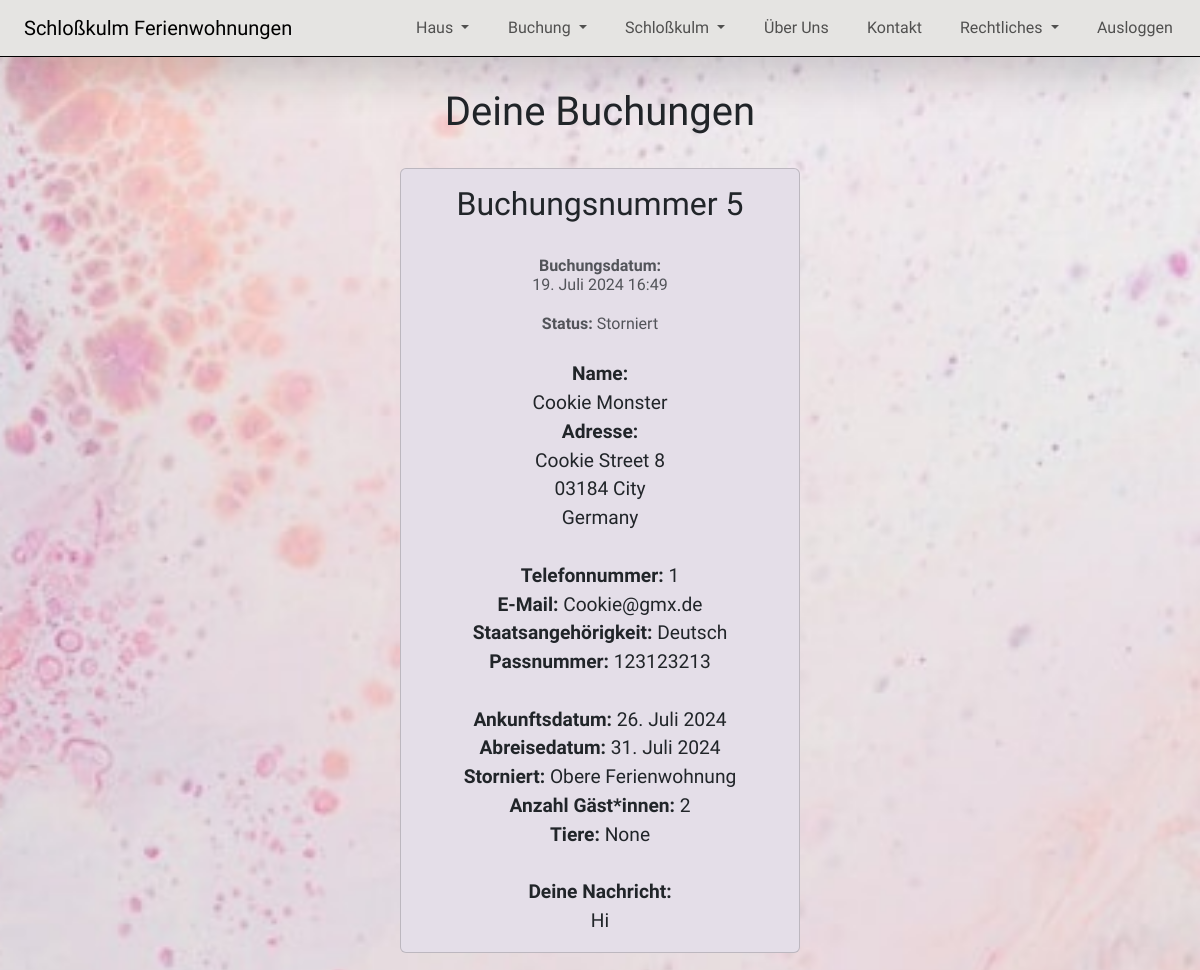
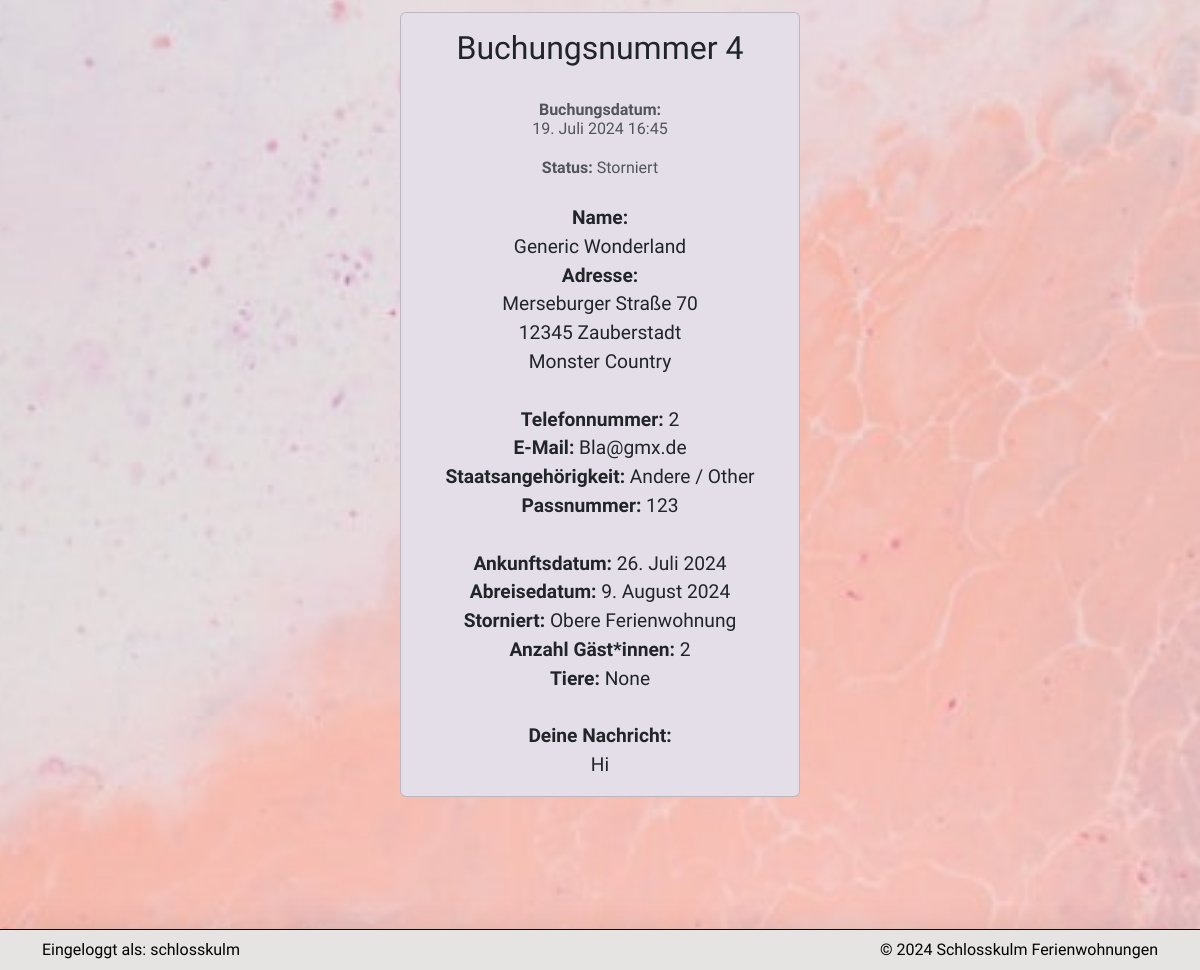
Page /buchung/deine-buchungen/ (signed in) on the committed database (2 pictures, top to bottom).
### home/models.py (models this page shows, shortened)
class Booking(models.Model):
    user = models.ForeignKey(User, on_delete=models.RESTRICT,
                             related_name="user_name", default='1')
    booking_date = models.DateTimeField(default=now)
    status = (
        ('Angefragt', 'Angefragt'),
        ('Bestätigt', 'Bestätigt'),
        ('Storniert', 'Storniert'),
    )
    booking_status = models.CharField(choices=status, blank=True, null=True,
                                      max_length=100, default='Angefragt')
    first_name = models.CharField(max_length=100)
    last_name = models.CharField(max_length=100)
    birth_date = models.DateField()
    email = models.EmailField(max_length=100)
    phone_number = models.BigIntegerField()
    address = models.CharField(max_length=100)
    zip_code = models.CharField(max_length=100)
    city = models.CharField(max_length=100)
    country = models.CharField(max_length=100)
    booking_object = (
        ('Obere Ferienwohnung', 'Obere Ferienwohnung'),
        ('Untere Ferienwohnung', 'Untere Ferienwohnung'),
        ('Gesamtes Haus', 'Gesamtes Haus'),
    )
    booking_item = models.CharField(choices=booking_object, max_length=100)
    arrival_date = models.DateField()
    departure_date = models.DateField()
    guest_number = (
        ('1', '1'),
        ('2', '2'),
        ('3', '3'),
        ('4', '4'),
        ('5', '5'),
        ('6', '6'),
        ('7', '7'),
        ('8', '8'),
        ('9', '9'),
        ('10', '10'),
        ('11', '11'),
        ('12', '12'),
        ('13', '13'),
        ('14', '14'),
        ('15', '15'),
    )
    amount_guests = models.CharField(choices=guest_number, max_length=100)
    guest_nationality = (
        ('Deutsch', 'Deutsch'),
        ('Andere / Other', 'Andere / Other'),
    )
    nationality = models.CharField(choices=guest_nationality, max_length=100)
    passport_number = models.CharField(max_length=100, blank=True, null=True)
    animals = models.BooleanField(blank=True, null=True)
    message = models.TextField(max_length=4000)
    class Meta:
        ordering = ['-id']

### home/views.py (the view)
# urls.py: path('deine-buchungen/', views.BookingList.as_view(), name='deine-buchungen'),
class BookingList(generic.ListView):
    model = Booking
    template_name = "home/deine-buchungen.html"
    def get_queryset(self):
        if self.request.user.is_authenticated:
            return Booking.objects.filter(user=self.request.user)

### home/context_processors.py (called while the page is built)
def booking_exists(request):
    if request.user.is_authenticated:
        has_booking = Booking.objects.filter(user=request.user).exists()
    else:
        has_booking = False
    return {
        'booking_exists': has_booking
    }

### home/templates/home/deine-buchungen.html (shortened to what this page needs)
{% extends "base.html" %}
{% block content %}
<h1>Deine Buchungen</h1>
{% if user.is_authenticated and booking_exists %}
{% for booking in object_list %}
<div class="card mx-auto card-style">
  <div class="card-body">
      <h2 class="card-title">Buchungsnummer {{booking.id}}</h2><br>
      <h6 class="card-subtitle mb-2 text-body-secondary">
          <b>Buchungsdatum:</b><br>{{booking.booking_date}}<br><br>
          <b>Status:</b> {{booking.booking_status}}<br><br>
      </h6>
      <p class="card-text">
          <b>Name:</b><br>
          {{booking.first_name}} {{booking.last_name}}<br>
          <b>Adresse:</b><br>
          {{booking.address}}<br>
          {{booking.zip_code}} {{booking.city}}<br>
          {{booking.country}}<br><br>
          <b>Telefonnummer:</b> {{booking.phone_number}}<br>
          <b>E-Mail:</b> {{booking.email}}<br>
          <b>Staatsangehörigkeit:</b> {{booking.nationality}}<br>
          <b>Passnummer:</b> {{booking.passport_number}}<br><br>
          <b>Ankunftsdatum:</b> {{booking.arrival_date}}<br>
          <b>Abreisedatum:</b> {{booking.departure_date}}<br>
          <b>{{booking.booking_status}}:</b> {{booking.booking_item}}<br>
          <b>Anzahl Gäst*innen:</b> {{booking.amount_guests}}<br>
          <b>Tiere:</b> {{booking.animals}}<br><br>
          <b>Deine Nachricht:</b><br>
          {{booking.message}}<br>
      </p>
    </div>
</div>
<br>
{% endfor %}
{% else %}
{% include "not-authorized-modal.html" %}
{% endif %}
{% endblock %}

### templates/base.html (shortened to what this page needs)
{% load static %}
{% url 'account_login' as login_url %}
{% url 'account_signup' as signup_url %}
{% url 'account_logout' as logout_url %}
<!DOCTYPE html>
<html lang="de">
<head>
  <link href="https://cdn.jsdelivr.net/npm/bootstrap@5.3.3/dist/css/bootstrap.min.css" rel="stylesheet"
>
  <link href="https://cdn.jsdelivr.net/npm/bootstrap-icons@1.10.4/font/bootstrap-icons.css" rel="stylesheet">
  <link rel="stylesheet" href="{% static 'css/style.css' %}">
</head>
<body class="padding-bottom">
  <header>
    <nav class="navbar navbar-expand-lg navbar-light fixed-top shadow-lg px-2">
      <a class="navbar-brand nav-margin" href="{% url 'start-seite' %}">Schloßkulm Ferienwohnungen</a>
      <div class="collapse navbar-collapse justify-content-end" id="navbarNavDropdown">
        <ul class="navbar-nav">
          <li class="nav-item dropdown">
            <a class="nav-link dropdown-toggle hvr-bounce-in margin-left-right" href="#" id="navbarDropdownMenuLink1"
              data-bs-toggle="dropdown" aria-haspopup="true" aria-expanded="false" aria-current="page">
              Haus
            </a>
          </li>
          {% if user.is_authenticated and not user.is_superuser and booking_exists %}
          <li class="nav-item dropdown">
            <a class="nav-link dropdown-toggle hvr-bounce-in margin-left-right" href="#" id="navbarDropdownMenuLink3"
              data-bs-toggle="dropdown" aria-haspopup="true" aria-expanded="false" aria-current="page">
              Buchung
            </a>
            <div class="dropdown-menu" aria-labelledby="navbarDropdownMenuLink3">
              <a class="dropdown-item" href="{% url 'buchung' %}" aria-current="page">Buchungsformular</a>
              <a class="dropdown-item" href="{% url 'deine-buchungen' %}" aria-current="page">Deine Buchungen</a>
            </div>
          </li>
          {% elif user.is_authenticated and user.is_superuser %}
          <li class="nav-item dropdown">
            <a class="nav-link dropdown-toggle hvr-bounce-in margin-left-right" href="#" id="navbarDropdownMenuLink3"
              data-bs-toggle="dropdown" aria-haspopup="true" aria-expanded="false" aria-current="page">
              Buchung
            </a>
          </li>
          {% else %}
          <li class="nav-item">
            <a class="nav-link hvr-bounce-in margin-left-right"
              href="{% url 'account_login' %}?next={% url 'buchung' %}" aria-current="page">Buchung</a>
          </li>
          {% endif %}
          <li class="nav-item dropdown">
            <a class="nav-link dropdown-toggle hvr-bounce-in margin-left-right" href="#" id="navbarDropdownMenuLink2"
              data-bs-toggle="dropdown" aria-haspopup="true" aria-expanded="false" aria-current="page">
              Schloßkulm
            </a>
          </li>
          <li class="nav-item">
            <a class="nav-link hvr-bounce-in margin-left-right" href="{% url 'ueber-uns' %}" aria-current="page">Über
              Uns</a>
          </li>
          <li class="nav-item">
            <a class="nav-link hvr-bounce-in margin-left-right" href="{% url 'kontakt' %}"
              aria-current="page">Kontakt</a>
          </li>
          <li class="nav-item dropdown">
            <a class="nav-link dropdown-toggle hvr-bounce-in margin-left-right" href="#" id="navbarDropdownMenuLink5"
              data-bs-toggle="dropdown" aria-haspopup="true" aria-expanded="false" aria-current="page">
              Rechtliches
            </a>
          </li>
          {% if user.is_authenticated %}
          <li class="nav-item">
            <a class="nav-link hvr-bounce-in margin-left-right {% if request.path == logout.url %}active{% endif %}"
              aria-current="page" href="{% url 'account_logout' %}">Ausloggen</a>
          </li>
          {% endif %}
        </ul>
      </div>
    </nav>
  </header>
  <main>
    <div class="container-fluid text-center">
      {% block content %}{% endblock content %}
    </div>
  </main>
  <footer class="fixed-bottom p-2 shadow-lg">
    <div class="container">
      <div class="row">
        {% if user.is_authenticated %}
        <div class="col-sm-6 footer-font-size">
          Eingeloggt als: {{ user.username }}
        </div>
        {% endif %}
        <div class="col-sm-6 d-flex justify-content-end footer-font-size">
          ©&nbsp;<span id="copyright"></span>&nbsp;Schlosskulm Ferienwohnungen
        </div>
      </div>
    </div>
  </footer>
</body>
</html>

### static/css/style.css (style rules this page uses)
* { font-family: "Titillium Web", sans-serif; font-weight: 400; }
body { background-color: #ececeb; background-image: url("../images/background-images/background-image.jpg"); background-size: cover; background-repeat: no-repeat; background-position: center center; background-attachment: fixed; }
main { padding-top: 5rem; padding-bottom: 3rem; margin: 0 2rem; font-size: 1.2rem; }
h1 { margin: 0.5rem 0 2rem; }
.padding-bottom { padding-bottom: 6rem; }
.hvr-bounce-in { display: inline-block; vertical-align: middle; -webkit-transform: perspective(1px) translateZ(0); transform: perspective(1px) translateZ(0); box-shadow: 0 0 1px rgba(0, 0, 0, 0); -webkit-transition-duration: 0.5s; transition-duration: 0.5s; }
nav { background-color: #E5E4E2; border-bottom: 1px solid #000; }
nav a { font-weight: 400; color: #fff; }
.margin-left-right { margin: 0 0.7rem; }
.nav-margin { margin: 0 1rem; }
footer { background-color: #E5E4E2; border-top: 1px solid #000; color: black; height: 2.5rem; height: auto; }
.card-style { background-color: #e4dee8; }
@media (min-width: 576px) { .card-style { background-color: #e4dee8; width: 25rem; } }
@media (min-width: 576px) { .footer-font-size { font-size: 1rem; } }

### rows in the picture
Booking: id "5", booking_date "19. Juli 2024 16:49", booking_status "Storniert", first_name "Cookie", last_name "Monster", address "Cookie Street 8", zip_code "03184", city "City", country "Germany", phone_number "1", email "Cookie@gmx.de", nationality "Deutsch", passport_number "123123213", arrival_date "26. Juli 2024", departure_date "31. Juli 2024", booking_item "Obere Ferienwohnung", amount_guests "2", animals "None", message "Hi"
Booking: id "4", booking_date "19. Juli 2024 16:45", booking_status "Storniert", first_name "Generic", last_name "Wonderland", address "Merseburger Straße 70", zip_code "12345", city "Zauberstadt", country "Monster Country", phone_number "2", email "Bla@gmx.de", nationality "Andere / Other", passport_number "123", arrival_date "26. Juli 2024", departure_date "9. August 2024", booking_item "Obere Ferienwohnung", amount_guests "2", animals "None", message "Hi"

### other values in the picture
{{ user.username }} "schlosskulm"
